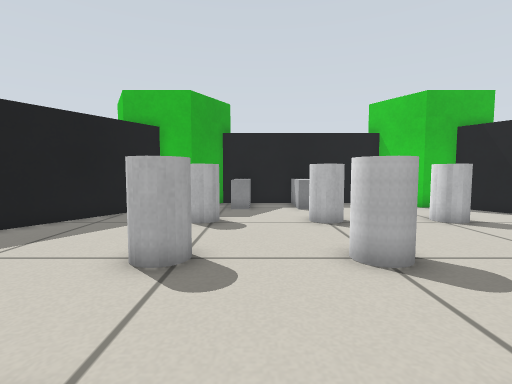
view 1 (above)

12 first-person views from a walk through a robot-simulator world made for Gazebo. The camera is 0.43 m above the floor, tilts 4° down and sees 85° across. The floor is counted in squares, 0.25 m on a side. Each view is taken from the middle of a square. On the plan, view 1 faces up. The plan holds only what a view shows up to about 15 squares ahead; the rest is blank. The place goes on beyond the plan.

view 2
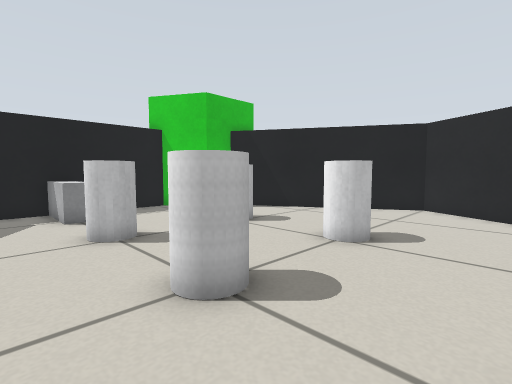

view 3
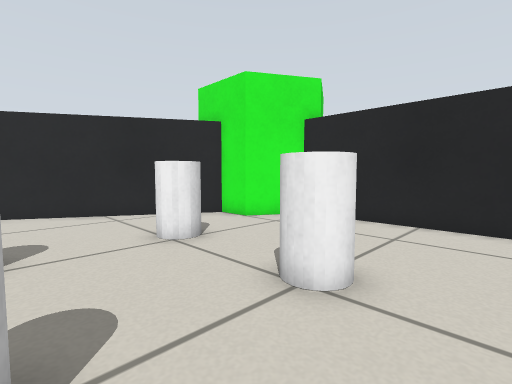

view 4
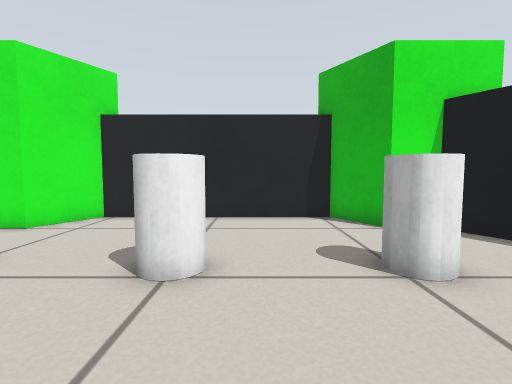

view 5
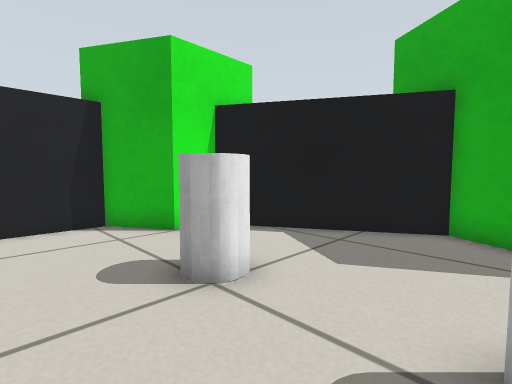

view 6
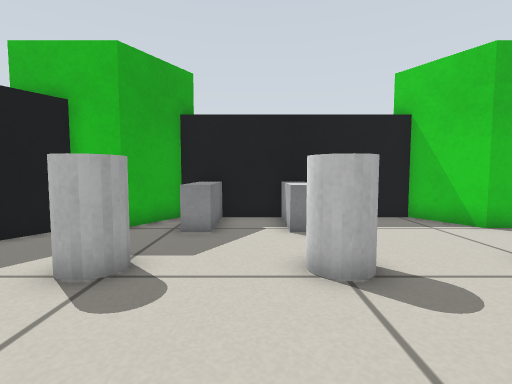

view 7
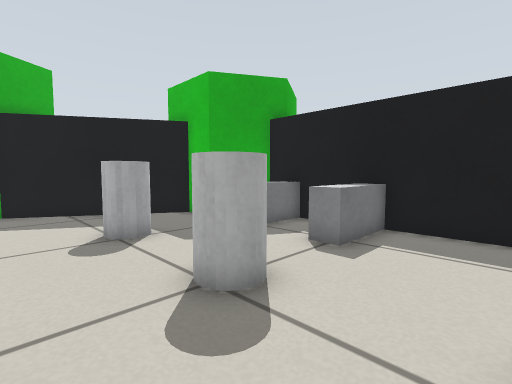

view 8
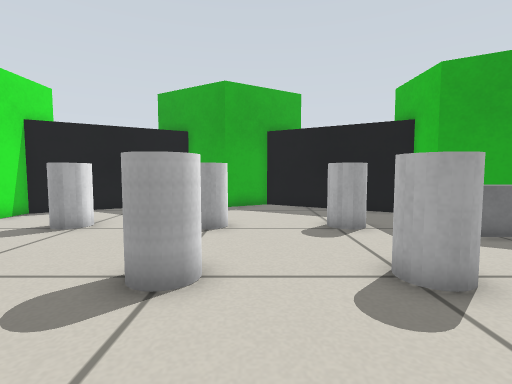

view 9
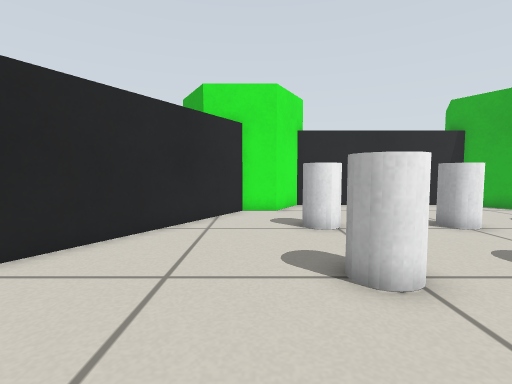

view 10
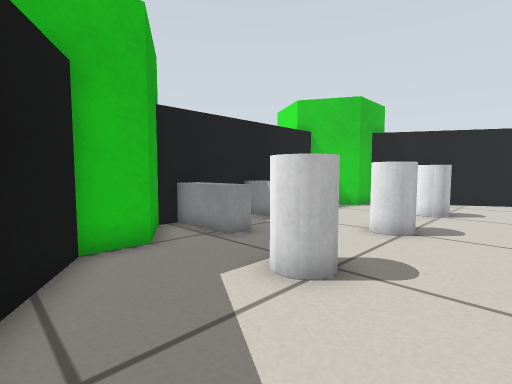

view 11
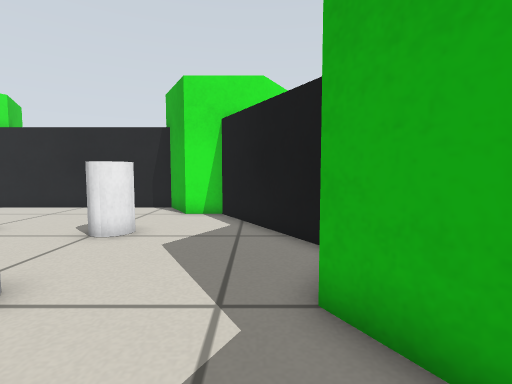

view 12
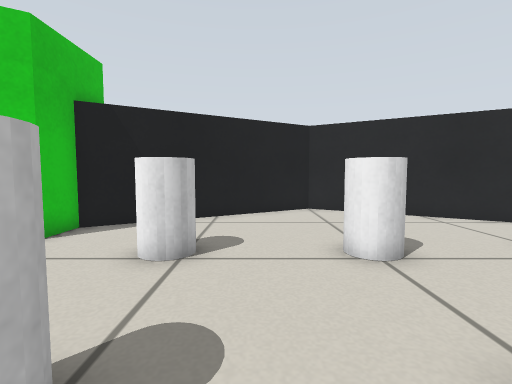

### Floor plan
Points are (right, up) in squares from view 1. A wall is a line through its corners. A room is listed if a view was taken in it or the views show most of it. See-through windows are left out.
Room 1 (views 1, 2, 3, 4, 5, 6, 7, 8, 9, 10, 11, 12)
walls: (1.6, 15.7) (0.4, 15.7); (-1.4, 15.7) (-1.8, 15.7) (-3.1, 13.5) (-4.6, 13.5) (-8, 7.6) (-6.8, 5.5) (-8, 3.4) (-4.6, -2.5) (-3.1, -2.5) (-1.9, -4.7) (6.8, -4.7) (8.1, -2.5) (9.6, -2.5) (14.2, 5.5) (9.6, 13.5) (8.1, 13.5) (6.8, 15.7) (3.4, 15.7)
objects: white cylinder (-2, 1) to (-1, 2); white cylinder (-2, 5) to (-1, 6); white cylinder (-2, 9) to (-1, 10); grey box (-1, 13) to (0, 16); white cylinder (2, 1) to (3, 2); white cylinder (2, 5) to (3, 6); white cylinder (2, 9) to (3, 10); grey box (2, 13) to (3, 16); white cylinder (6, 1) to (7, 2); white cylinder (6, 5) to (7, 6); white cylinder (6, 9) to (7, 10)

Where each view was taken, in squares from view 1:
view 1: 0 up, 0 right, facing up
view 2: 2 up, 0 right, facing up-right
view 3: 5 up, 0 right, facing down-right
view 4: 6 up, 1 right, facing down
view 5: 5 up, 1 right, facing down-left
view 6: 5 up, 1 right, facing up
view 7: 7 up, 6 right, facing up-left
view 8: 7 up, 7 right, facing left
view 9: 10 up, 9 right, facing down
view 10: 7 up, 6 left, facing up-right
view 11: 9 up, 6 left, facing down
view 12: 8 up, 1 right, facing right
